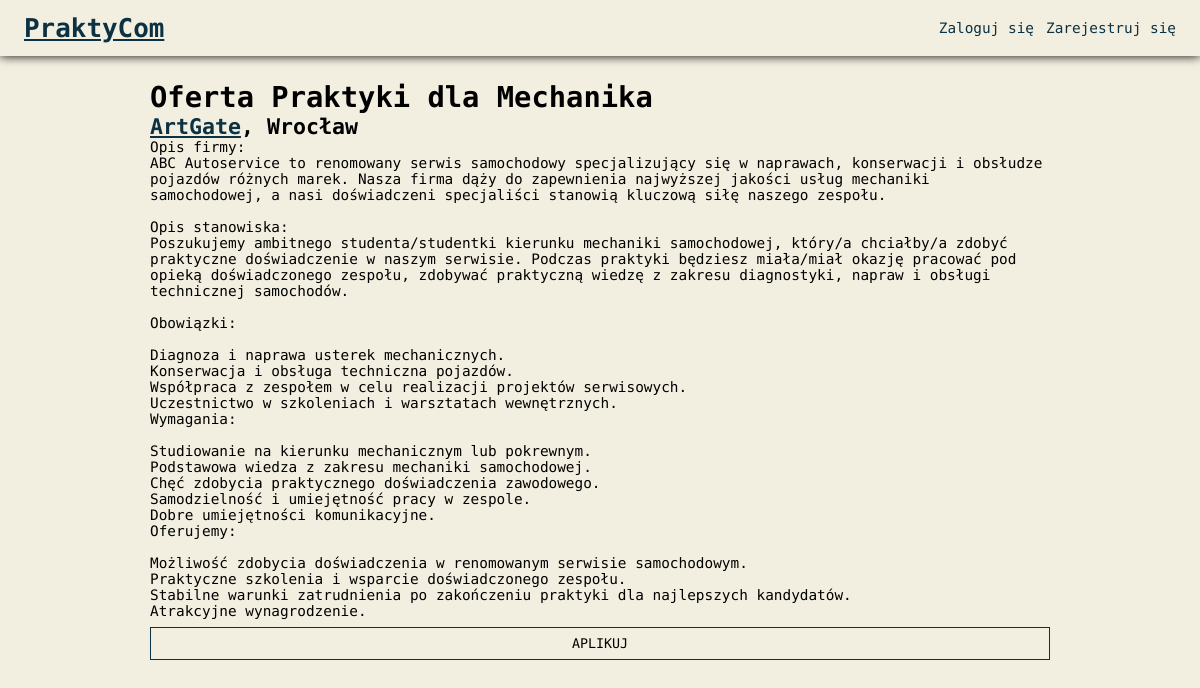
Screenshot of /jobad.php?id=66 with the database file from the repository.
### tables this page shows
CREATE TABLE `oferty` (
  `id` int(255) NOT NULL,
  `tytul` varchar(50) NOT NULL,
  `opis` text NOT NULL,
  `id_pracodawcy` int(11) NOT NULL,
  `lokalizacja` varchar(30) NOT NULL
);

CREATE TABLE `pracodawcy` (
  `id` int(255) NOT NULL,
  `firma` varchar(50) NOT NULL,
  `email` varchar(50) NOT NULL,
  `haslo` varchar(255) NOT NULL
);

### jobad.php (the view, shortened to what this page needs)
<?php
include "connection.php";
$loginPage = 'login.php';
$signupPage = 'singup.php';
?>
<!DOCTYPE html>
<html lang="pl">
<head>
    <link rel="stylesheet" href="style.css">
</head>
<body>
<header>
    <a href="index.php" id="logo">PraktyCom</a>
    <div id="opcje">
    <?php
    if (isset($_SESSION['user_id'])) {
        if (isset($_SESSION['user_imie']) && isset($_SESSION['user_nazwisko'])) {
        $userParams = "imie=".$_SESSION['user_imie'] . '&nazwisko=' . $_SESSION['user_nazwisko'] . '&id=' . $_SESSION['user_id'];
            echo generatePageLink('panelPraktykanta.php', 'Konto', $userParams, '');
        } elseif (isset($_SESSION['user_firma'])) {
            $userParams = "nazwa=".$_SESSION['user_firma'] . '&id=' . $_SESSION['user_id'];
            echo generatePageLink('panelPracodawcy.php', 'Konto', $userParams, '');
        }
        echo generatePageLink('logout.php', 'Wyloguj', '', '');
    } else {
        echo generatePageLink($loginPage, 'Zaloguj się', '', '');
        echo generatePageLink($signupPage, 'Zarejestruj się', '', '');
    }
    ?>
    </div>
</header>
<main>
    <?php
    if(isset($_GET['id'])) {
        $id_ogloszenia = $_GET['id'];
        $query = "SELECT oferty.id AS oferta_id, oferty.tytul AS tytul, oferty.opis AS opis, oferty.lokalizacja AS lokalizacja, pracodawcy.firma AS firma, pracodawcy.id AS id
                  FROM oferty
                  INNER JOIN pracodawcy ON oferty.id_pracodawcy = pracodawcy.id
                  WHERE oferty.id = ?";
        $stmt = mysqli_prepare($conn, $query);
        mysqli_stmt_bind_param($stmt, "i", $id_ogloszenia);
        mysqli_stmt_execute($stmt);
        $result = mysqli_stmt_get_result($stmt);
        if ($result && mysqli_num_rows($result) > 0) {
            $row = mysqli_fetch_assoc($result);
            $tytul = $row['tytul'];
            $firma = $row['firma'];
            $lokalizacja = $row['lokalizacja'];
            $firmaId = $row['id'];
            $opis = $row['opis'];
            echo '<h1>' . $tytul . '</h1>';
            $userParams = "firma=".$firma . '&id=' . $firmaId;
            echo '<h2>'.generatePageLink('panelPracodawca.php', $firma, $userParams, '').", ".$lokalizacja.'</h2>';
            echo '<pre>' . $opis . '</pre>';
            echo '<button class="aplikuj">APLIKUJ</button>';
        } else {
            echo "Brak danych lub błąd zapytania.";
        }
    } else {
        echo "Brak ID ogłoszenia.";
    }
    ?>
    </main>
</body>
</html>

### connection.php (shortened to what this page needs)
<?php
function generatePageLink($page, $label, $params = '', $class) {
    return "<a href='$page?$params' class='$class' >$label</a>";
}

### style.css (style rules this page uses)
* { padding: 0; margin: 0; font-family: "Roboto Mono", monospace; }
html { font-size: 1.8vh; background: #f3efe0; }
header { display: flex; align-items: center; justify-content: space-between; height: 7vh; width: 100%; box-shadow: 0 0 10px 0; }
header #logo { font-size: 1.8rem; color: #0b3142; font-weight: 800; margin-left: 0; height: 4vh; margin-left: 2vw; display: flex; justify-content: center; align-items: center; }
header #opcje { display: flex; margin-right: 2vw; }
header #opcje a { color: #0b3142; text-decoration: unset; margin-left: 1vw; }
body { display: flex; align-items: center; flex-direction: column; }
main { margin: 3vh 0 0 0; min-height: 50vh; }
main pre { white-space: pre-wrap; max-width: 75vw; }
main .aplikuj { background: unset; border: 1px solid #0b3142; padding: 1vh; width: 100%; cursor: pointer; margin-top: 1vh; }
main a { color: #0b3142; }

### rows the page displays
oferty: tytul "Oferta Praktyki dla Mechanika", id_pracodawcy.firma "ArtGate", lokalizacja "Wrocław", opis "Opis firmy: ABC Autoservice to renomowany serwis samochodowy specjalizujący się w naprawach, konserwacji i obsłudze pojazdów różnych marek. Nasza firma dąży do zapewnienia najwyższej jakości usług mechaniki samochodowej, a nasi doświadczeni specjaliści stanowią kluczową siłę naszego zespołu. Opis stanowiska: Poszukujemy ambitnego studenta/studentki kierunku mechaniki samochodowej, który/a chciałby/a zdobyć praktyczne doświadczenie w naszym serwisie. Podczas praktyki będziesz miała/miał okazję pracować pod opieką doświadczonego zespołu, zdobywać praktyczną wiedzę z zakresu diagnostyki, napraw i obsługi technicznej samochodów. Obowiązki: Diagnoza i naprawa usterek mechanicznych. Konserwacja i…"

### other values shown
$label "Zaloguj się Zarejestruj się"
